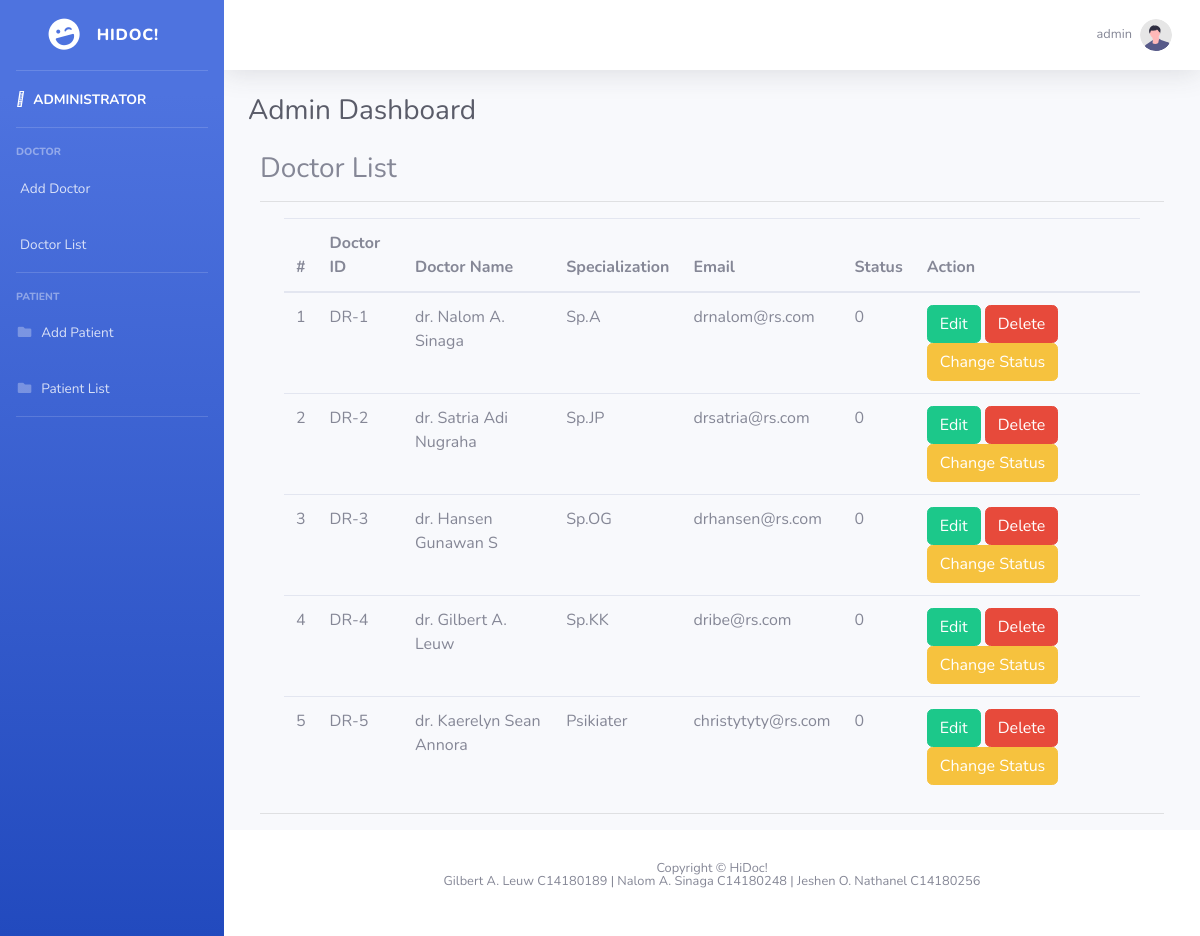
Screenshot of /admin/drList.php (signed in) with the database file from the repository.
### tables this page shows
CREATE TABLE `doctor` (
  `id` int(255) NOT NULL,
  `name` varchar(255) NOT NULL,
  `spesialis` varchar(255) NOT NULL,
  `username` varchar(255) NOT NULL,
  `email` varchar(255) NOT NULL,
  `password` varchar(255) NOT NULL,
  `status` int(1) NOT NULL DEFAULT 0
);

### admin/drList.php (the view, shortened to what this page needs)
<!DOCTYPE html>
<html lang="en">
<!DOCTYPE html>
<html lang="en">
<head>
    <link href="vendor/fontawesome-free/css/all.min.css" rel="stylesheet" type="text/css">
    <link href="../css/sb-admin-2.min.css" rel="stylesheet">
</head>
<body id="page-top">
    <div id="wrapper">
        <ul class="navbar-nav bg-gradient-primary sidebar sidebar-dark accordion" id="accordionSidebar">
            <a class="sidebar-brand d-flex align-items-center justify-content-center" href="admin.php">
                <div class="sidebar-brand-icon rotate-n-15">
                    <i class="fas fa-laugh-wink"></i>
                </div>
                <div class="sidebar-brand-text mx-3">HiDoc!</div>
            </a>
            <hr class="sidebar-divider my-0">
            <li class="nav-item active d-flex align-items-center justify-content-center">
                <a class="nav-link" href="#">
                    <i class="fa-user-circle"></i>
                    <span>ADMINISTRATOR</span> </a>
            </li>
            <hr class="sidebar-divider">
            <div class="sidebar-heading active">
                DOCTOR
            </div>
            <li class="nav-item">
                <a class="nav-link collapsed" href="addDoctor.php">
                    <span>Add Doctor</span>
                </a>
                <a class="nav-link active collapsed" href="#">
                    <span>Doctor List</span>
                </a>
            </li>
            <hr class="sidebar-divider">
            <div class="sidebar-heading">
                Patient
            </div>
            <li class="nav-item">
                <a class="nav-link collapsed" href="addPatient.php">
                    <i class="fas fa-fw fa-folder"></i>
                    <span>Add Patient</span>
                </a>
                <a class="nav-link collapsed" href="patientList.php">
                    <i class="fas fa-fw fa-folder"></i>
                    <span>Patient List</span>
                </a>
            </li>
            <hr class="sidebar-divider d-none d-md-block">
        </ul>
        <div id="content-wrapper" class="d-flex flex-column">
            <div id="content">
                <nav class="navbar navbar-expand navbar-light bg-white topbar mb-4 static-top shadow">
                    <ul class="navbar-nav ml-auto">
                        <li class="nav-item dropdown no-arrow">
                            <a class="nav-link dropdown-toggle" href="#" id="userDropdown" role="button" data-toggle="dropdown" aria-haspopup="true" aria-expanded="false">
                                <span class="mr-2 d-none d-lg-inline text-gray-600 small">
                                    <?php echo  $_SESSION["admin"]["username"] ?>
                                </span>
                                <img class="img-profile rounded-circle" src="../img/undraw_profile.svg">
                            </a>
                        </li>
                    </ul>
                </nav>
                <div class="container-fluid">
                    <div class="d-sm-flex align-items-center justify-content-between mb-4">
                        <h1 class="h3 mb-0 text-gray-800">Admin Dashboard</h1>
                    </div>
                    <div class="col">
                        <div class="panel panel-primary">
                            <div class="panel-heading">
                                <h3 class="panel-title">Doctor List</h3>
                                <hr>
                            </div>
                            <div class="bootstrap-iso">
                                <div class="container-fluid">
                                    <table class="table">
                                        <?php
                                        $link = mysqli_connect("localhost", "root", "", "belajar");
                                        $result = mysqli_query($link, "SELECT * FROM doctor ORDER BY id ASC");
                                        ?>
                                        <thead>
                                            <tr>
                                                <th scope="col">#</th>
                                                <th scope="col">Doctor ID</th>
                                                <th scope="col">Doctor Name</th>
                                                <th scope="col">Specialization</th>
                                                <th scope="col">Email</th>
                                                <th scope="col">Status</th>
                                                <th scope="col">Action</th>
                                            </tr>
                                        </thead>
                                        <tbody>
                                            <?php if (mysqli_num_rows($result) > 0) { ?>
                                                <?php
                                                $no = 1;
                                                while ($data = mysqli_fetch_array($result)) {
                                                ?>
                                                    <tr>
                                                        <td><?php echo $no ?></td>
                                                        <td>DR-<?php echo $data["id"]; ?></td>
                                                        <td><?php echo $data["name"]; ?></td>
                                                        <td><?php echo $data["spesialis"]; ?></td>
                                                        <td><?php echo $data["email"]; ?></td>
                                                        <td><?php echo $data["status"]; ?></td>
                                                        <td>
                                                            <input type="submit" class="btn btn-success" value="Edit">
                                                            <input type="submit" class="btn btn-danger" value="Delete">
                                                            <input type="submit" class="btn btn-warning" value="Change Status">
                                                        </td>
                                                    </tr>
                                                <?php $no++;
                                                } ?>
                                            <?php } ?>
                                        </tbody>
                                    </table>
                                </div>
                            </div>
                            <hr>
                        </div>
                    </div>
                </div>
            </div>
            <footer class="sticky-footer bg-white">
                <div class="container my-auto">
                    <div class="copyright text-center my-auto">
                        <span>Copyright &copy; HiDoc!</span>
                        <p>Gilbert A. Leuw C14180189 | Nalom A. Sinaga C14180248 | Jeshen O. Nathanel C14180256</p>
                    </div>
                </div>
            </footer>
        </div>
</body>
</html>

### rows the page displays
doctor: id "1", name "dr. Nalom A. Sinaga", spesialis "Sp.A", email "drnalom@rs.com", status "0"
doctor: id "2", name "dr. Satria Adi Nugraha", spesialis "Sp.JP", email "drsatria@rs.com", status "0"
doctor: id "3", name "dr. Hansen Gunawan S", spesialis "Sp.OG", email "drhansen@rs.com", status "0"
doctor: id "4", name "dr. Gilbert A. Leuw", spesialis "Sp.KK", email "dribe@rs.com", status "0"
doctor: id "5", name "dr. Kaerelyn Sean Annora", spesialis "Psikiater", email "christytyty@rs.com", status "0"

### other values shown
$_SESSION["admin"]["username"] "admin"
